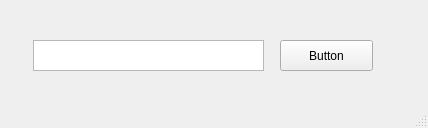
<?xml version="1.0" encoding="UTF-8"?>
<ui version="4.0">
 <class>MainWindow</class>
 <widget class="QMainWindow" name="MainWindow">
  <property name="geometry">
   <rect>
    <x>0</x>
    <y>0</y>
    <width>428</width>
    <height>128</height>
   </rect>
  </property>
  <property name="windowTitle">
   <string>MainWindow</string>
  </property>
  <widget class="QWidget" name="centralwidget">
   <widget class="QPushButton" name="searchItemButton">
    <property name="geometry">
     <rect>
      <x>280</x>
      <y>40</y>
      <width>93</width>
      <height>31</height>
     </rect>
    </property>
    <property name="text">
     <string>Button</string>
    </property>
   </widget>
   <widget class="QTextEdit" name="searchItemTextEdit">
    <property name="geometry">
     <rect>
      <x>33</x>
      <y>40</y>
      <width>231</width>
      <height>31</height>
     </rect>
    </property>
   </widget>
  </widget>
  <widget class="QMenuBar" name="menubar">
   <property name="geometry">
    <rect>
     <x>0</x>
     <y>0</y>
     <width>428</width>
     <height>21</height>
    </rect>
   </property>
  </widget>
  <widget class="QStatusBar" name="statusbar"/>
 </widget>
 <resources/>
 <connections/>
</ui>
